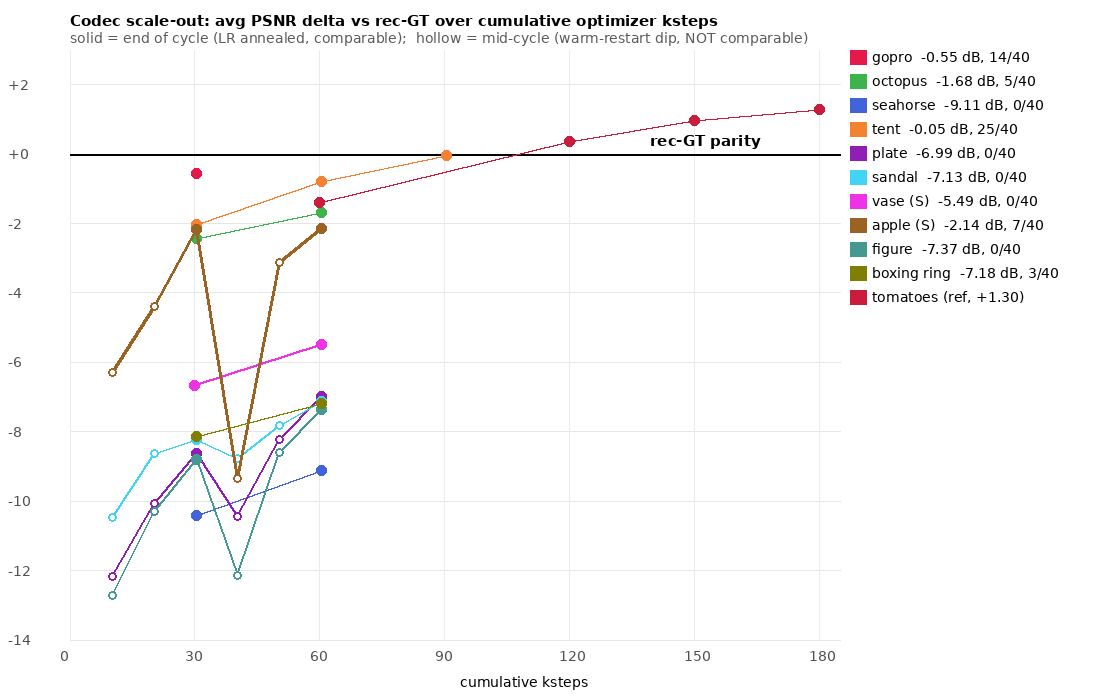

Write Python code to recreate this figure.
"""Aggregate all codec scale-out verdicts into one table + trajectory plot (PIL, no mpl).

Collects experiments/overfit/data/codec_scaleout/*/*_verdict.json, orders checkpoints by
cumulative optimizer steps, prints the latest verdict per object, and draws per-object
trajectories (avg delta vs rec-GT over cumulative ksteps) with the tomato ladder as
reference. Output: data_v10/codec_scaleout_dashboard.png.
"""
from __future__ import annotations
import json
import re
from pathlib import Path
from PIL import Image, ImageDraw, ImageFont

ROOT = Path("experiments/overfit/data/codec_scaleout")
LABEL = {
    "scene_0262": "plate", "scene_0772": "sandal", "scene_1078": "figure",
    "scene_1342": "boxing ring", "scene_0031": "seahorse", "scene_0223": "tent",
    "scene_1423": "molecule", "scene_1223": "doll", "scene_0959": "apple (S)",
    "scene_0874": "vase (S)",
}
COLORS = ["#e6194b", "#3cb44b", "#4363d8", "#f58231", "#911eb4", "#42d4f4",
          "#f032e6", "#9a6324", "#469990", "#808000"]
SETS = ("novel_rand", "novel_close", "novel_far")

def stats(d):
    won = sum(int(d[k]["beats_rec"].split("/")[0]) for k in SETS)
    n = sum(int(d[k]["beats_rec"].split("/")[1]) for k in SETS)
    avg = sum(d[k]["delta"] * int(d[k]["beats_rec"].split("/")[1]) for k in SETS) / n
    return avg, won, n

def ksteps(scene, ckpt_path):
    ep = int(re.search(r"phase2_epoch_(\d+)", ckpt_path).group(1))
    m = re.search(r"_r(\d+)/", ckpt_path)
    cyc = int(m.group(1)) if m else 1
    if scene == "scene_0874" and cyc == 1:   # vase c1: 6xbs1 -> 1500 steps/epoch
        return ep * 1.5
    return 30.0 * (cyc - 1) + ep * 1.125

def annealed(scene, ckpt_path):
    """True only at a cycle's FINAL epoch, where the cosine LR has annealed back down.

    Each cycle is a warm restart: LR jumps back to phase2_lr at epoch 1, so mid-cycle
    checkpoints are measured mid-disruption and are NOT comparable to end-of-cycle
    points (see the apple's c2-ep9 dip, 2026-08-20).
    """
    ep = int(re.search(r"phase2_epoch_(\d+)", ckpt_path).group(1))
    final = 20 if (scene == "scene_0874" and not re.search(r"_r\d+/", ckpt_path)) else 27
    return ep == final

traj = {}
for f in sorted(ROOT.glob("*/*_verdict.json")):
    d = json.loads(f.read_text())
    avg, won, n = stats(d)
    traj.setdefault(f.parent.name, []).append((ksteps(f.parent.name, d["ckpt"]), avg, won, n,
                                               d["ckpt"], annealed(f.parent.name, d["ckpt"])))

TOMATO = [(60, -1.38), (120, +0.36), (150, +0.97), (180, +1.30)]

W, H, ML, MR, MT, MB = 1100, 700, 70, 260, 50, 60
X0, X1 = 0.0, max(60.0, max((p[0] for pts in traj.values() for p in pts), default=60) + 10)
X1 = max(X1, 185)
Y0, Y1 = -14.0, 3.0
img = Image.new("RGB", (W, H), (255, 255, 255))
d = ImageDraw.Draw(img)
font = ImageFont.truetype("/usr/share/fonts/truetype/dejavu/DejaVuSans.ttf", 14)
fontb = ImageFont.truetype("/usr/share/fonts/truetype/dejavu/DejaVuSans-Bold.ttf", 15)

def px(x, y):
    return (ML + (x - X0) / (X1 - X0) * (W - ML - MR),
            MT + (Y1 - y) / (Y1 - Y0) * (H - MT - MB))

for gy in range(int(Y0), int(Y1) + 1, 2):
    (x0, y0), (x1, _) = px(X0, gy), px(X1, gy)
    d.line([x0, y0, x1, y0], fill=(230, 230, 230))
    d.text((8, y0 - 8), f"{gy:+d}", fill=(80, 80, 80), font=font)
for gx in range(0, int(X1) + 1, 30):
    (x0, y0), (_, y1) = px(gx, Y0), px(gx, Y1)
    d.line([x0, y0, x0, y1], fill=(235, 235, 235))
    d.text((x0 - 10, H - MB + 8), f"{gx}", fill=(80, 80, 80), font=font)
(zx0, zy), (zx1, _) = px(X0, 0), px(X1, 0)
d.line([zx0, zy, zx1, zy], fill=(0, 0, 0), width=2)
d.text((zx1 - 190, zy - 22), "rec-GT parity", fill=(0, 0, 0), font=fontb)

def draw_line(pts, color, width=2, marks=None):
    for a, b in zip(pts, pts[1:]):
        d.line([*px(*a), *px(*b)], fill=color, width=width)
    for i, a in enumerate(pts):
        x, y = px(*a)
        solid = True if marks is None else marks[i]
        if solid:   # end of cycle: LR annealed, comparable across objects
            d.ellipse([x - 5, y - 5, x + 5, y + 5], fill=color)
        else:       # mid-cycle: measured inside the warm-restart dip
            d.ellipse([x - 4, y - 4, x + 4, y + 4], outline=color, width=2, fill=(255, 255, 255))

ly = MT
print(f"{'object':14s} {'ksteps':>7s} {'avg dB':>8s} {'won':>6s}")
for i, (scene, pts) in enumerate(sorted(traj.items())):
    pts.sort()
    c = COLORS[i % len(COLORS)]
    draw_line([(p[0], p[1]) for p in pts], c, width=3 if scene in ("scene_0959", "scene_0874") else 2,
              marks=[p[5] for p in pts])
    k, avg, won, n, ck, _ann = pts[-1]
    lbl = f"{LABEL.get(scene, scene)}  {avg:+.2f} dB, {won}/{n}"
    d.rectangle([W - MR + 10, ly, W - MR + 26, ly + 14], fill=c)
    d.text((W - MR + 32, ly - 1), lbl, fill=(0, 0, 0), font=font)
    ly += 24
    print(f"{LABEL.get(scene, scene):14s} {k:7.1f} {avg:+8.2f} {won:>3d}/{n:<2d}")
draw_line(TOMATO, (200, 30, 60), width=2)
d.rectangle([W - MR + 10, ly, W - MR + 26, ly + 14], fill=(200, 30, 60))
d.text((W - MR + 32, ly - 1), "tomatoes (ref, +1.30)", fill=(0, 0, 0), font=font)
d.text((ML, 12), "Codec scale-out: avg PSNR delta vs rec-GT over cumulative optimizer ksteps",
       fill=(0, 0, 0), font=fontb)
d.text((W // 2 - 90, H - 26), "cumulative ksteps", fill=(0, 0, 0), font=font)
d.text((ML, 30), "solid = end of cycle (LR annealed, comparable);  hollow = mid-cycle (warm-restart dip, NOT comparable)", fill=(90, 90, 90), font=font)
img.save("data_v10/codec_scaleout_dashboard.png")
print("-> data_v10/codec_scaleout_dashboard.png")
